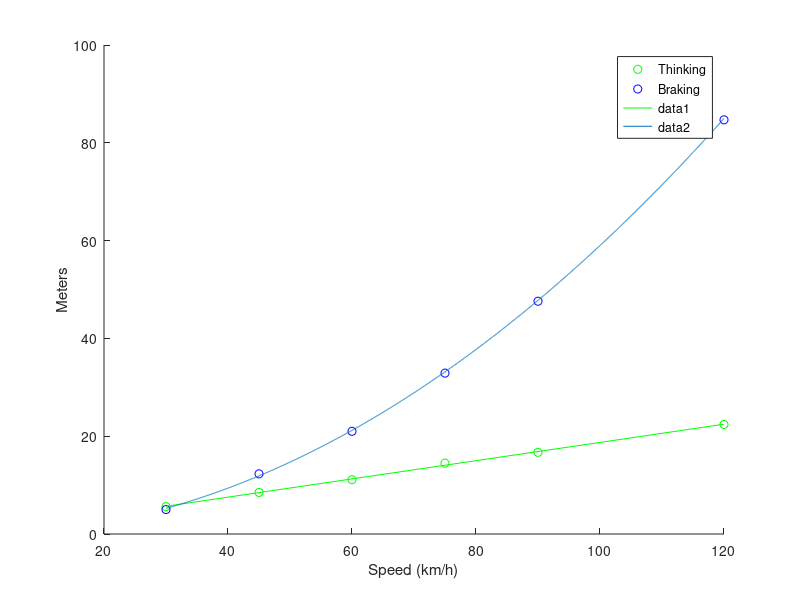

Write the MATLAB code that produced this figure.
clear
clc
clf

speed=[30 45 60 75 90 120];
thinking=[5.6 8.5 11.1 14.5 16.7 22.4];
braking=[5.0 12.3 21.0 32.9 47.6 84.7];
hold on
scatter(speed, thinking,'g')
scatter(speed, braking,'b')
xlabel('Speed (km/h)')
ylabel('Meters')
legend('Thinking','Braking')

%linear for thinking
x=speed';
y=thinking';
n=length(x);
sx=sum(x);
sy=sum(y);
sx2=sum(x.*x);
sxy=sum(x.*y);
sy2=sum(y.*y);
a(1)=(n*sxy-sx*sy)/(n*sx2-sx^2);
a(2)=sy/n-a(1)*sx/n;

x_t=linspace(min(x),max(x),2);
y_t=a(1)*x_t+a(2);
plot(x_t,y_t,'g')

%Quadratic for breaking
x=speed';
y=braking';
for i=1:n
    zeta(:,i)=[1,x(i),x(i)^2];
end
zeta=zeta';
A=zeta'*zeta;
B=zeta'*y;
X=(A\B)'; %produces correct values but backwards

u=30:.02:120;
v=@(u).0059*u.^2+.0009*u-.095;
plot(u,v(u))
d=30:.02:120;
s=@(d).1865*d+.08;
distance=s(65)+v(65)

